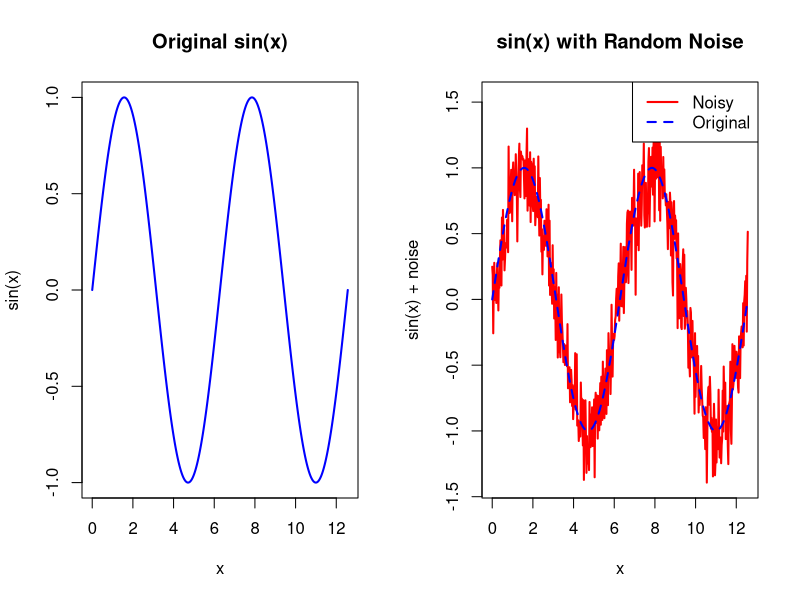
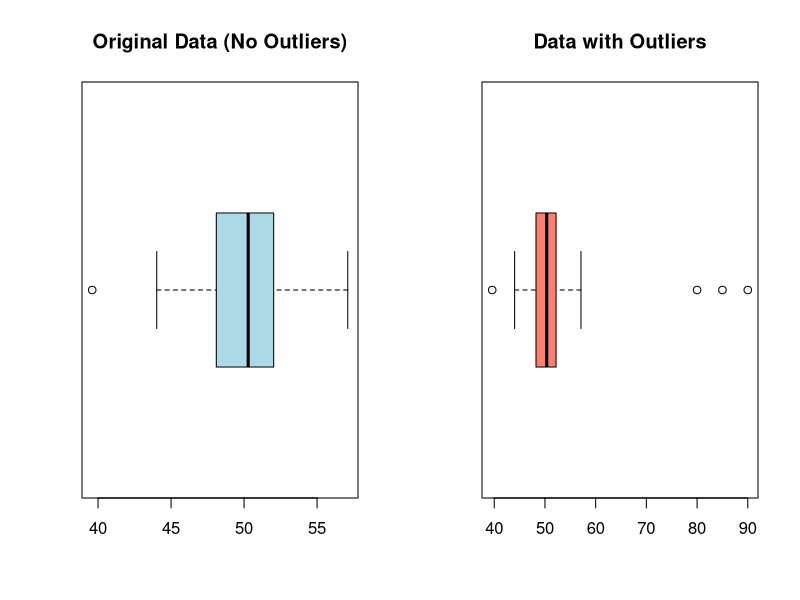
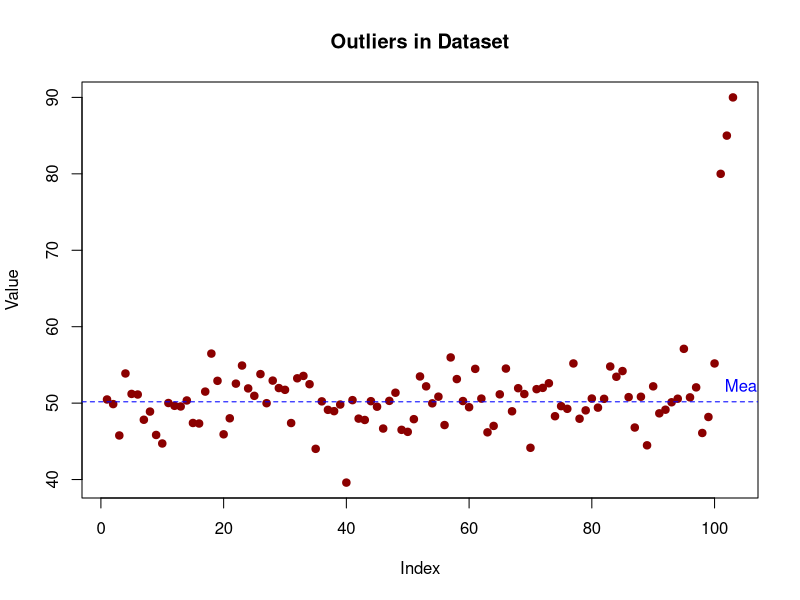
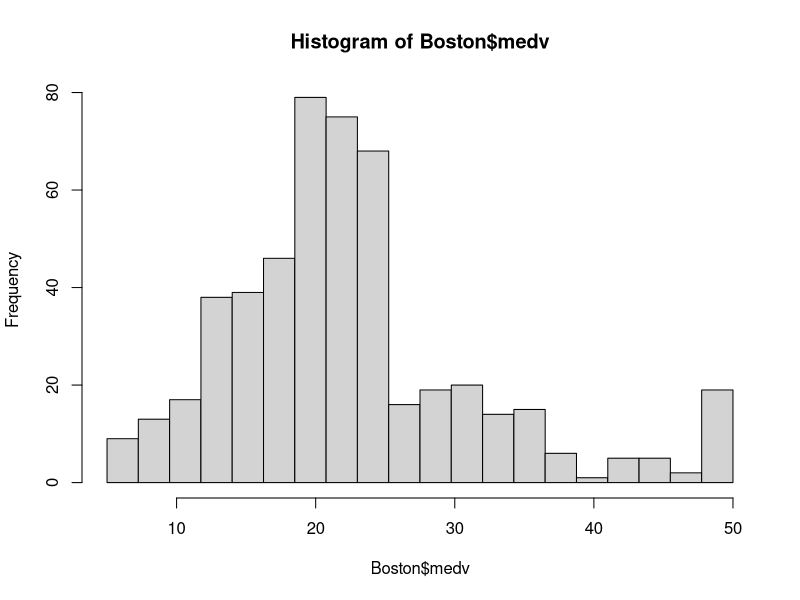
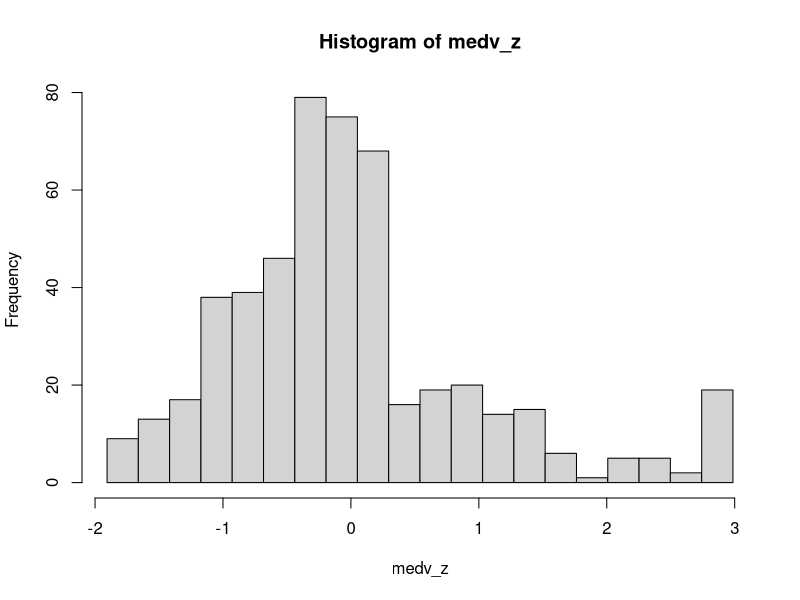
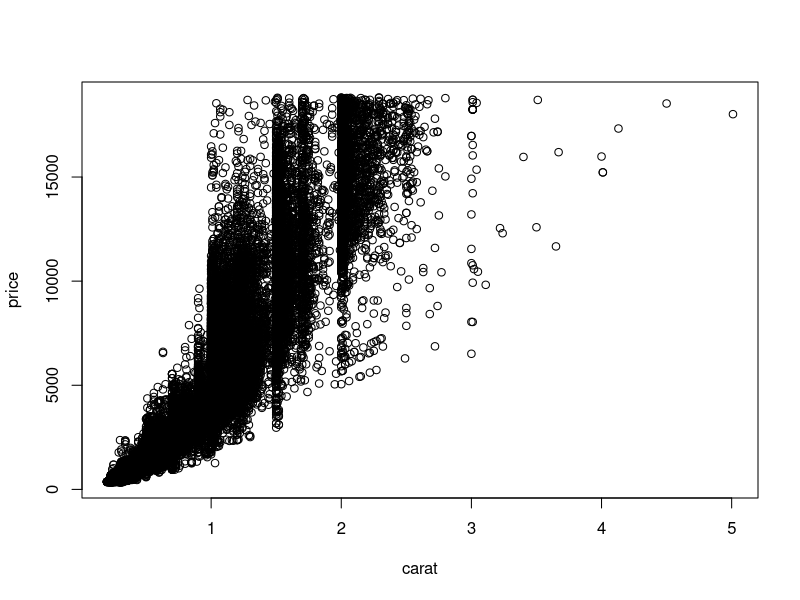
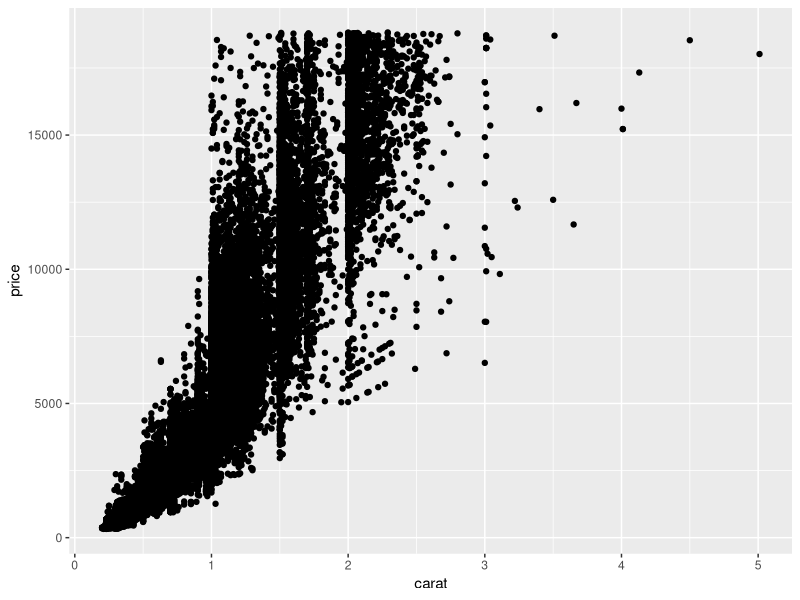
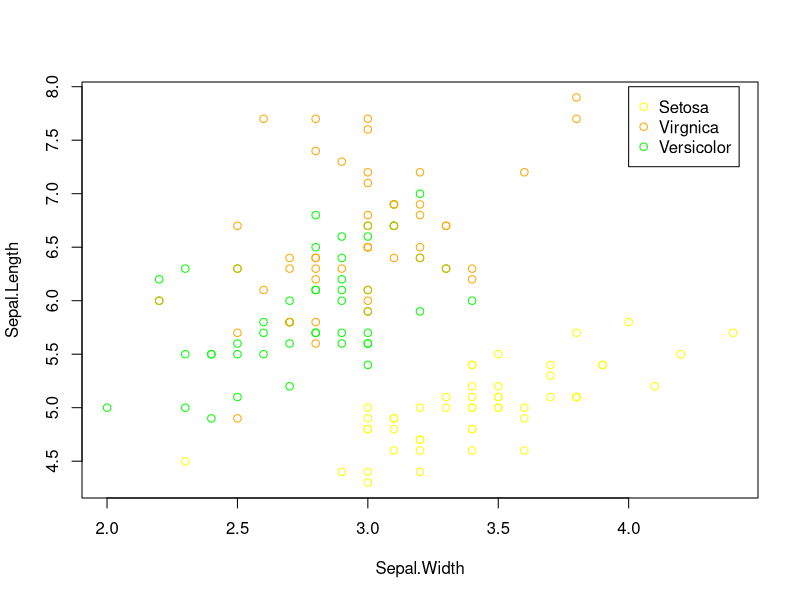

Here is the R script that generated these plots, in order:
## ---- chunk 1
knitr::opts_chunk$set(echo = TRUE)
## ---- chunk 2
library(ggplot2)
library(MASS) #To play with Boston data set
## ---- chunk 3
head(iris,10)
## ---- chunk 4
# Generate x values from 0 to 4π
x <- seq(0, 4 * pi, length.out = 500)

# Original sine values
y <- sin(x)

# Add standard normal noise
y_noisy <- y + rnorm(length(x), mean = 0, sd = 0.2)

# Set up plot area (2 plots side by side)
par(mfrow = c(1, 2))

# Plot 1: Original sine wave
plot(x, y, type = "l", col = "blue", lwd = 2,
     main = "Original sin(x)",
     xlab = "x", ylab = "sin(x)")

# Plot 2: Sine wave with noise
plot(x, y_noisy, type = "l", col = "red", lwd = 2,
     main = "sin(x) with Random Noise",
     xlab = "x", ylab = "sin(x) + noise")

# Optional: overlay original curve for comparison
lines(x, y, col = "blue", lwd = 2, lty = 2)
legend("topright", legend = c("Noisy", "Original"),
       col = c("red", "blue"), lwd = 2, lty = c(1, 2))
## ---- chunk 5
# Generate normal data (100 points)
x <- rnorm(100, mean = 50, sd = 3)

# Add some extreme outliers
outliers <- c(80, 85, 90)  # manually added high values

# Combine into one vector
x_with_outliers <- c(x, outliers)

# Plot comparison: boxplot
par(mfrow = c(1, 2))

# Boxplot without outliers
boxplot(x, main = "Original Data (No Outliers)",
        col = "lightblue", horizontal = TRUE)

# Boxplot with outliers
boxplot(x_with_outliers, main = "Data with Outliers",
        col = "salmon", horizontal = TRUE)

# Reset layout
par(mfrow = c(1, 1))

# Scatterplot visualization
plot(x_with_outliers, type = "p", col = "darkred",
     main = "Outliers in Dataset",
     ylab = "Value", xlab = "Index", pch = 19)
abline(h = mean(x), col = "blue", lty = 2)
text(105, mean(x), "Mean", col = "blue", pos = 3)
## ---- chunk 6
hist(Boston$medv,breaks=seq(min(Boston$medv),max(Boston$medv),l=21)) #histogram of medv in Boston data set
medv_z <- scale(Boston$medv) #standardizing medv
hist(medv_z,breaks =seq(min(medv_z),max(medv_z),l=21))
## ---- chunk 7
#Get the genearl information of diamonds data set
summary(diamonds)
## ---- chunk 8
plot(price~carat,data = diamonds)
## ---- chunk 9
 ggplot(data = diamonds) + geom_point(mapping = aes(x = carat, y = price))
## ---- chunk 10
cols <-ifelse(iris$Species == 'setosa',"yellow",ifelse(iris$Species == 'virginica',"orange","green"))
plot(Sepal.Length~Sepal.Width,data = iris,col = cols)
leg.txt <- c("Setosa", "Virgnica","Versicolor")
col.txt <- c("yellow", "orange", "green")
legend(4,8,pch = 1, leg.txt, col = col.txt)
## ---- chunk 11
ggplot(data = iris) +
  geom_point(mapping = aes(x = Sepal.Width, y = Sepal.Length,colour = Species))
## ---- chunk 12
pairs(iris[,1:4], col = cols)
## ---- chunk 13
cor(iris[,1:4])
## ---- chunk 14
cor(diamonds$carat,diamonds$price)
## ---- chunk 15
set.seed(123)

# Target correlations
rhos <- c(-0.8, -0.5, -0.2, 0, 0.1, 0.45, 0.85,0.98)

# Plot layout
par(mfrow = c(2, 4), mar = c(4,4,3,1))

n <- 200  # number of points

for (rho in rhos) {
  
  # Covariance matrix
  Sigma <- matrix(c(1, rho,
                    rho, 1), 2, 2)
  
  # Generate data
  data <- mvrnorm(n = n, mu = c(0,0), Sigma = Sigma)
  
  x <- data[,1]
  y <- data[,2]
  
  # Sample correlation
  r_sample <- cor(x, y)
  
  # Plot
  plot(x, y,
       main = paste0("\nSample r = ", round(r_sample, 2)),
       xlab = "X", ylab = "Y",
       pch = 19, col = "steelblue")
}
## ---- chunk 16
ggplot(data = diamonds, aes(x = price)) +
  geom_histogram(aes(fill = cut),bins = 30)
ggplot(data = diamonds, aes(x = price)) +
  geom_histogram(aes(fill = cut), bins = 30, color = "black")  #have black lines around each bar
ggplot(data = diamonds, aes(x = price)) +
  geom_histogram(aes(fill = cut), bins = 30, color = "black", position = "fill")  #normalize the histogram
## ---- chunk 17
ggplot(data = diamonds, mapping = aes(x = cut, y = price)) +
  geom_boxplot()
## ---- chunk 18
ggplot(data = diamonds) +
  geom_boxplot(mapping = aes(x = reorder(cut, price, FUN = median), y = price))
## ---- chunk 19
ggplot(data = diamonds) +
  geom_boxplot(mapping = aes(x = reorder(cut, price, FUN = median), y = price)) + coord_flip()
## ---- chunk 20
barplot(table(diamonds$cut)) #regular way
ggplot(data = diamonds) +
  geom_bar(mapping = aes(x = cut)) #we can also use ggplot
## ---- chunk 21
ggplot(data = diamonds, aes(x = cut)) +
  geom_bar(aes(fill = color)) 
ggplot(data = diamonds, aes(x = cut)) +
  geom_bar(aes(fill = color), position = "fill")  #normalized the barplot
ggplot(data = diamonds, aes(x = cut)) +
  geom_bar(aes(fill = color), position = "fill") +
   coord_flip() #normalized the barplot and make it horizontal
## ---- chunk 22
ggplot(data = diamonds) +
  geom_count(mapping = aes(x = cut, y = color))
